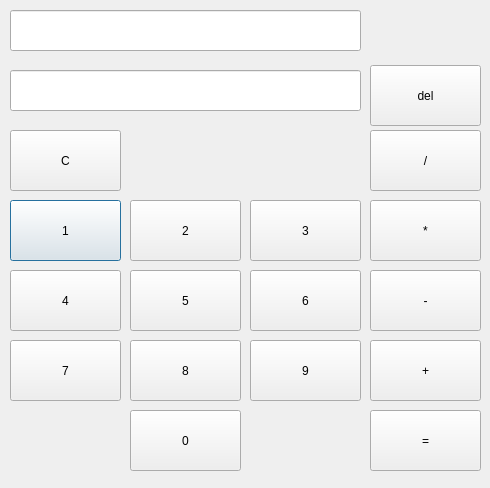
<?xml version="1.0" encoding="UTF-8"?>
<ui version="4.0">
 <class>Dialog</class>
 <widget class="QDialog" name="Калькулятор">
  <property name="geometry">
   <rect>
    <x>0</x>
    <y>0</y>
    <width>490</width>
    <height>488</height>
   </rect>
  </property>
  <property name="windowTitle">
   <string>Dialog</string>
  </property>
  <widget class="QLineEdit" name="q_lineEdit">
   <property name="geometry">
    <rect>
     <x>10</x>
     <y>10</y>
     <width>351</width>
     <height>41</height>
    </rect>
   </property>
  </widget>
  <widget class="QPushButton" name="num_pushButton_1">
   <property name="geometry">
    <rect>
     <x>10</x>
     <y>200</y>
     <width>111</width>
     <height>61</height>
    </rect>
   </property>
   <property name="text">
    <string>1</string>
   </property>
  </widget>
  <widget class="QPushButton" name="num_pushButton_2">
   <property name="geometry">
    <rect>
     <x>130</x>
     <y>200</y>
     <width>111</width>
     <height>61</height>
    </rect>
   </property>
   <property name="text">
    <string>2</string>
   </property>
  </widget>
  <widget class="QPushButton" name="num_pushButton_3">
   <property name="geometry">
    <rect>
     <x>250</x>
     <y>200</y>
     <width>111</width>
     <height>61</height>
    </rect>
   </property>
   <property name="text">
    <string>3</string>
   </property>
  </widget>
  <widget class="QPushButton" name="num_pushButton_4">
   <property name="geometry">
    <rect>
     <x>10</x>
     <y>270</y>
     <width>111</width>
     <height>61</height>
    </rect>
   </property>
   <property name="text">
    <string>4</string>
   </property>
  </widget>
  <widget class="QPushButton" name="num_pushButton_5">
   <property name="geometry">
    <rect>
     <x>130</x>
     <y>270</y>
     <width>111</width>
     <height>61</height>
    </rect>
   </property>
   <property name="text">
    <string>5</string>
   </property>
  </widget>
  <widget class="QPushButton" name="num_pushButton_6">
   <property name="geometry">
    <rect>
     <x>250</x>
     <y>270</y>
     <width>111</width>
     <height>61</height>
    </rect>
   </property>
   <property name="text">
    <string>6</string>
   </property>
  </widget>
  <widget class="QPushButton" name="num_pushButton_7">
   <property name="geometry">
    <rect>
     <x>10</x>
     <y>340</y>
     <width>111</width>
     <height>61</height>
    </rect>
   </property>
   <property name="text">
    <string>7</string>
   </property>
  </widget>
  <widget class="QPushButton" name="num_pushButton_8">
   <property name="geometry">
    <rect>
     <x>130</x>
     <y>340</y>
     <width>111</width>
     <height>61</height>
    </rect>
   </property>
   <property name="text">
    <string>8</string>
   </property>
  </widget>
  <widget class="QPushButton" name="num_pushButton_9">
   <property name="geometry">
    <rect>
     <x>250</x>
     <y>340</y>
     <width>111</width>
     <height>61</height>
    </rect>
   </property>
   <property name="text">
    <string>9</string>
   </property>
  </widget>
  <widget class="QPushButton" name="num_pushButton_10">
   <property name="geometry">
    <rect>
     <x>130</x>
     <y>410</y>
     <width>111</width>
     <height>61</height>
    </rect>
   </property>
   <property name="text">
    <string>0</string>
   </property>
  </widget>
  <widget class="QPushButton" name="sign_pushButton_1">
   <property name="geometry">
    <rect>
     <x>370</x>
     <y>130</y>
     <width>111</width>
     <height>61</height>
    </rect>
   </property>
   <property name="text">
    <string>/</string>
   </property>
  </widget>
  <widget class="QPushButton" name="sign_pushButton_2">
   <property name="geometry">
    <rect>
     <x>370</x>
     <y>200</y>
     <width>111</width>
     <height>61</height>
    </rect>
   </property>
   <property name="text">
    <string>*</string>
   </property>
  </widget>
  <widget class="QPushButton" name="sign_pushButton_3">
   <property name="geometry">
    <rect>
     <x>370</x>
     <y>270</y>
     <width>111</width>
     <height>61</height>
    </rect>
   </property>
   <property name="text">
    <string>-</string>
   </property>
  </widget>
  <widget class="QPushButton" name="sign_pushButton_4">
   <property name="geometry">
    <rect>
     <x>370</x>
     <y>340</y>
     <width>111</width>
     <height>61</height>
    </rect>
   </property>
   <property name="text">
    <string>+</string>
   </property>
  </widget>
  <widget class="QPushButton" name="result_pushButton">
   <property name="geometry">
    <rect>
     <x>370</x>
     <y>410</y>
     <width>111</width>
     <height>61</height>
    </rect>
   </property>
   <property name="text">
    <string>=</string>
   </property>
  </widget>
  <widget class="QPushButton" name="reset_pushButton">
   <property name="geometry">
    <rect>
     <x>10</x>
     <y>130</y>
     <width>111</width>
     <height>61</height>
    </rect>
   </property>
   <property name="text">
    <string>C</string>
   </property>
  </widget>
  <widget class="QPushButton" name="del_pushButton">
   <property name="geometry">
    <rect>
     <x>370</x>
     <y>65</y>
     <width>111</width>
     <height>61</height>
    </rect>
   </property>
   <property name="text">
    <string>del</string>
   </property>
  </widget>
  <widget class="QLineEdit" name="a_lineEdit">
   <property name="geometry">
    <rect>
     <x>10</x>
     <y>70</y>
     <width>351</width>
     <height>41</height>
    </rect>
   </property>
  </widget>
 </widget>
 <resources/>
 <connections/>
</ui>
